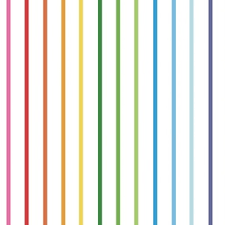
#> input picture download (1).jpg, 225 x 225 px, found by its file name
$ python '01) Line_detection.py'
#> lines starting #> are read from the running program, lines starting #| are printed output that depends on the picture
'''
1️⃣ Sab se pehle sawal:
❓ Line detection ki zarurat kyun hoti hai?
Image processing mein hum aksar yeh kaam karte hain:
Road lanes detect karna
Barcode read karna
Document borders detect karna
Classroom / exam monitoring

Object boundaries nikalna
👉 In sab mein straight lines bohot important hoti hain.

2️⃣ Normal Line Equation problem kyun karti hai?
Normal equation:
y = mx + c

❌ Problem:
Vertical line ke liye m = ∞
Computer ke liye handle karna mushkil
Is liye OpenCV yeh equation use nahi karta

3️⃣ OpenCV wali Line Equation (MOST IMPORTANT)

OpenCV parametric form use karta hai:
r = x cos(θ) + y sin(θ)

Iska matlab:
r (rho) = origin se line ka perpendicular distance
θ (theta) = angle (x-axis se)
x, y = edge pixel ke coordinates

✅ Is equation se:
Horizontal
Vertical
Slanted
sab lines detect ho jati hain

4️⃣ Hough Transform ka core idea (Dil samjho)

👉 Image mein pixels hotay hain
👉 Line ek single pixel se nahi banti
👉 Line = bohot saray aligned pixels

Hough Transform yeh kaam karta hai:
“Kaun se pixels mil kar ek hi mathematical line ko vote kar rahe hain?”

5️⃣ Image Space → Hough Space
🔹 Image Space:
X, Y coordinates
Pixel based

🔹 Hough Space:

R (rho)
Θ (theta)

👉 Har pixel Hough space mein curve banata hai
👉 Jahan curves intersect hoti hain
➡️ wahan line exist karti hai

6️⃣ Accumulator Array (Voting System)

Hough Transform ek 2D array banata hai jisko kehte hain:
Accumulator[r][θ]

Initially:
Accumulator = 0

7️⃣ Accumulator ka size kaise banta hai?
🔸 Theta (θ):
Range = 0° → 180°
Agar 1 degree accuracy chahiye:
180 columns

🔸 Rho (r):
Max distance = image diagonal

Example:
Image = 100 × 100
Diagonal = √(100² + 100²) ≈ 141

So:
141 rows

👉 Final Accumulator:
141 × 180

8️⃣ Ab REAL working samjho (step-by-step)
Assume:
Image: 100×100
Center mein ek horizontal line

🔹 Step 1: Edge detection

Pehle image ko binary edge image banate hain
edges = cv2.Canny(gray, 50, 150)

🔹 Step 2: Edge pixel uthao

Har white pixel (x, y) jo edge par hai

🔹 Step 3: Theta loop

Har pixel ke liye:
θ = 0 → 180
Har θ par:
r = x cos(θ) + y sin(θ)

🔹 Step 4: Vote do

Har (r, θ) ke liye:
Accumulator[r][θ] += 1

🔹 Step 5: Repeat

Jitnay zyada pixels ek hi line par:
Utni hi baar
Same (r, θ) vote hota rahe ga

🔹 Step 6: Peak dhoondo

Accumulator mein:

Jahan maximum votes
➡️ woh actual line
9️⃣ Important concept (Point → Curve)

Image ka ek point
Hough space mein sinusoidal curve

👉 Multiple curves ka intersection
➡️ Strong line evidence

🔟 OpenCV Function: cv2.HoughLines()
lines = cv2.HoughLines(edges, 1, np.pi/180, 200)

Parameters deep explanation:
Parameter	Matlab
edges	    Binary image (Canny ke baad)
1	        Rho resolution (1 pixel)
np.pi/180	Theta resolution (1 degree)
200	         Minimum votes

👉 Threshold = minimum line length

1️⃣1️⃣ Output format
(r, θ)
r → pixels
θ → radians

1️⃣2️⃣ Line draw karne ka maths (VERY CRITICAL)

OpenCV (r, θ) deta hai
Hume 2 points chahiye

Formula:
a = cos(θ)
b = sin(θ)

x0 = r * a
y0 = r * b

x1 = x0 + 1000*(-b)
y1 = y0 + 1000*(a)

x2 = x0 - 1000*(-b)
y2 = y0 - 1000*(a)

👉 1000 = infinite line feel dene ke liye
'''

import cv2
import numpy as np

# Read image
image = cv2.imread('download (1).jpg')
#> image is the input picture: shape (225, 225, 3); mean B, G, R 226.1, 232.4, 233.4

# Convert image to grayscale
gray = cv2.cvtColor(image,cv2.COLOR_BGR2GRAY)
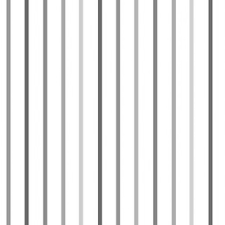
#> gray: shape (225, 225); min 95, max 255, mean 232

# Use canny edge detection
edges = cv2.Canny(gray,50,150,apertureSize=3)
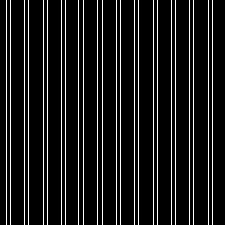
#> edges: shape (225, 225); 10.7% white in thin lines or dots

# Apply HoughLinesP method to
# to directly obtain line end points
lines_list =[]
lines = cv2.HoughLinesP(
            edges, # Input edge image
            1, # Distance resolution in pixels
            np.pi/180, # Angle resolution in radians
            threshold=100, # Min number of votes for valid line
            minLineLength=5, # Min allowed length of line
            maxLineGap=10 # Max allowed gap between line for joining them
            )
#> lines = 24 rows, first 6: [24, 224, 24, 0], [153, 224, 153, 0], [97, 224, 97, 0], [102, 224, 102, 0], [175, 224, 175, 0], [157, 224, 157, 0]

# Iterate over points
for points in lines:
      # Extracted points nested in the list
    x1,y1,x2,y2=points[0]
    # Draw the lines joing the points
    # On the original image
    cv2.line(image,(x1,y1),(x2,y2),(0,255,0),2)
    # Maintain a simples lookup list for points
    lines_list.append([(x1,y1),(x2,y2)])
#> this loop made 24 passes
#> (points, x1, x2) on passes 1 to 12: ([[24, 224, 24, 0]], 24, 24), ([[153, 224, 153, 0]], 153, 153), ([[97, 224, 97, 0]], 97, 97), ([[102, 224, 102, 0]], 102, 102), ([[175, 224, 175, 0]], 175, 175), ([[157, 224, 157, 0]], 157, 157), ([[193, 224, 193, 0]], 193, 193), ([[116, 224, 116, 0]], 116, 116), ([[189, 224, 189, 0]], 189, 189), ([[138, 224, 138, 0]], 138, 138), ([[28, 224, 28, 0]], 28, 28), ([[120, 224, 120, 0]], 120, 120)
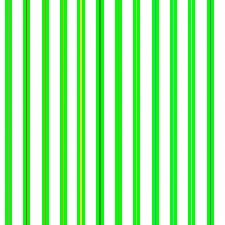
#> image: shape (225, 225, 3); mean B, G, R 164.6, 248.8, 167.3
#> after the loop, lines_list = 24 items

# Save the result image
cv2.imwrite('detectedLines.png',image)

'''

1️⃣4️⃣ HoughLinesP (Probabilistic – Easy & Fast)
Difference samjho:

| HoughLines     | HoughLinesP  |
| -------------- | ------------ |
| Infinite line  | Line segment |
| r, θ output    | x1,y1,x2,y2  |
| Heavy          | Fast         |
| Maths required | Direct draw  |

1️⃣5️⃣ Summary (Exam + Interview Ready)

Line pixels known hotay hain
(r, θ) unknown hotay hain
Hough Transform voting karta hai
Accumulator peaks → lines
Noise tolerant
Broken lines detect karta hai

1️⃣6️⃣ Real-World Uses

✔️ Road lane detection
✔️ Barcode scanners
✔️ OCR systems
✔️ Surveillance
✔️ Medical imaging
✔️ Industrial vision

'''
